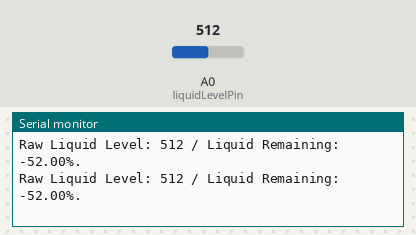
Bench run of a sketch on a simulated Arduino Uno, built with avr-gcc and run on an emulated ATmega328P. Parts: the last lines printed to the serial monitor. Inputs (shaded band) come from the test bench; at power-on: A0 (liquidLevelPin) = 512.

Above: at 1.2 s.
1.3 s: A0 (liquidLevelPin) set to 559
At 1.42 s:
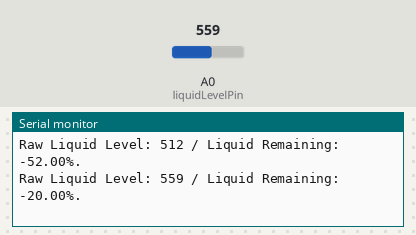
4.3 s: A0 (liquidLevelPin) set to 576
At 4.34 s:
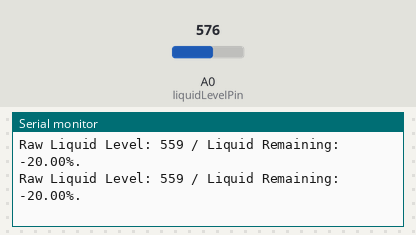
10.3 s: A0 (liquidLevelPin) set to 451
At 10.33 s:
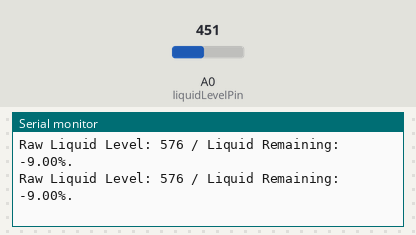
11.8 s: A0 (liquidLevelPin) set to 424
At 11.85 s:
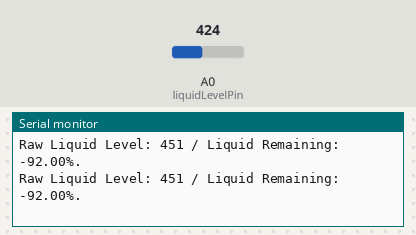
Timing chart, 0 to 14.8 s (numbered marks = the images above; inputs shaded):
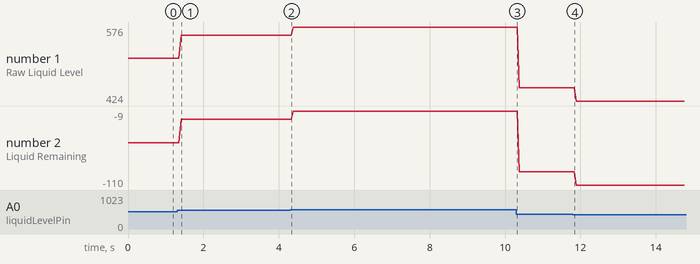

The sketch:

Hydro_Just_Water_Level_code.ino
```cpp
int rawLiquidReading; //declare our raw data variable in integer form
float liquidLevel; // declare our calculated liquid level, which will be a percentage
const long lowEtapeValue = 590; // this variable corresponds to the reading of the sensor when the reservoir is nearly empty
const long highEtapeValue = 740;  // this variable corresponds to the reading of the sensor when the reservoir is full

const byte liquidLevelPin = A0; //the pin our eTape is connected to

void setup() {

  pinMode(liquidLevelPin, INPUT); // declares the pin our Etape is connected to as something to read

  Serial.begin(9600); // begin serial communication

}

void loop() {


  rawLiquidReading = analogRead(liquidLevelPin); // read the pin, expecting readings between 0 - 1023
  Serial.print("Raw Liquid Level: ");
  Serial.print(rawLiquidReading); // display raw reading

  liquidLevel = map(rawLiquidReading, lowEtapeValue, highEtapeValue, 0, 100); // converts our raw reading into a percentage
  Serial.print(" / Liquid Remaining: ");
  Serial.print(liquidLevel);
  Serial.println("%."); // display the percentage of the liquid remaining in the reservoir

}
```

Measured:
- after the input at 1.3 s, the serial monitor: prints a new line after 0.11 s (image 1)
- plotted number 1: 512 → 559 after the input at 1.3 s, 559 → 576 after the input at 4.3 s, 576 → 451 after the input at 10.3 s, 451 → 424 after the input at 11.8 s
- plotted number 2: -52 → -20 after the input at 1.3 s, -20 → -9 after the input at 4.3 s, -9 → -92 after the input at 10.3 s, -92 → -110 after the input at 11.8 s
